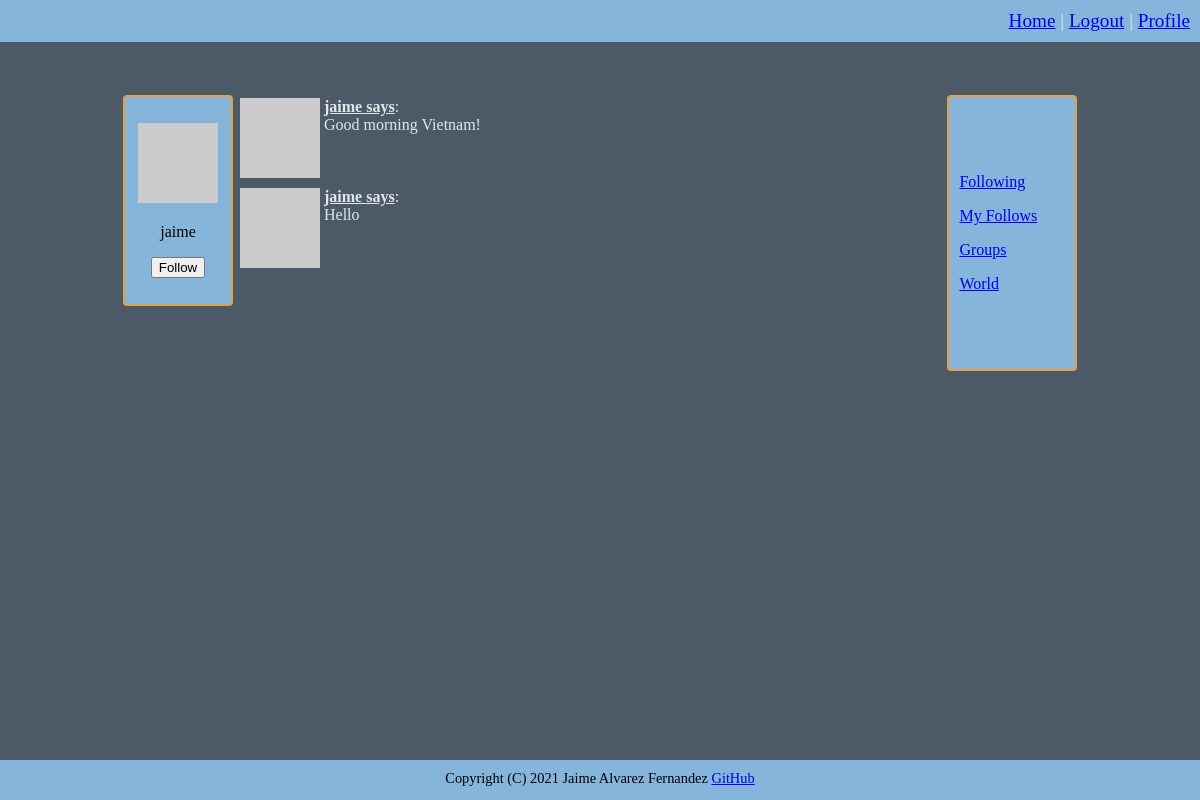
/user/jaime (signed in), run on the app's committed database.
### connect/models.py (models this page shows, shortened)
class User(UserMixin, db.Model):
    id = db.Column(db.Integer, primary_key=True)
    username = db.Column(db.String(64), index=True, unique=True)
    email = db.Column(db.String(120), index=True, unique=True)
    password = db.Column(db.String(128))
    about_me = db.Column(db.String(140))
    location = db.Column(db.String(64))
    website = db.Column(db.String(120))
    last_seen = db.Column(db.DateTime, default=datetime.datetime.utcnow)
    posts = db.relationship('Posts', backref='author', lazy='dynamic')
    friends = db.relationship('Friends', backref='anchor', lazy='dynamic')
    followed = db.relationship('User',
                               secondary=followers,
                               primaryjoin=(followers.c.follower_id == id),
                               secondaryjoin=(followers.c.followed_id == id),
                               backref=db.backref('followers', lazy='dynamic'), lazy='dynamic')
    def avatar(self, size):
        digest = md5(self.email.lower().encode('utf-8')).hexdigest()
        return f'https://www.gravatar.com/avatar/{digest}?d=identicon&s={size}'
    def is_following(self, user):
        return self.followed.filter(followers.c.followed_id == user.id).count() > 0

class Posts(db.Model):
    id = db.Column(db.Integer, primary_key=True)
    body = db.Column(db.String(140))
    timestamp = db.Column(db.DateTime, index=True, default=datetime.datetime.utcnow)
    user_id = db.Column(db.Integer, db.ForeignKey('user.id'))

### connect/routing.py (the view)
@app.route('/user/<username>', methods=['GET', 'POST'])
@flask_login.login_required
def user_messages(username):
    user = models.User.query.filter_by(username=username).first_or_404()
    form = forms.WriteMessage()
    empty_form = forms.EmptyForm()
    if form.validate_on_submit():
        post = models.Posts(body=form.message.data, author=flask_login.current_user)
        db.session.add(post)
        db.session.commit()
    posts = models.Posts.query.filter_by(user_id=user.id).order_by(models.Posts.timestamp.desc()).all()
    return flask.render_template('user.html', user=user, posts=posts, title=user.username, form=form, e_form=empty_form)

### connect/forms.py
class WriteMessage(FlaskForm):
    message = wtforms.StringField('New message', validators=[validators.Length(min=1, max=140)])
    submit = wtforms.SubmitField('Send')

class EmptyForm(FlaskForm):
    submit = wtforms.SubmitField('Submit')

### connect/models.py (called while the page is built)
@login.user_loader
def load_user(user_id):
    return User.query.get(int(user_id))

### connect/routing.py (called while the page is built)
@app.before_request
def before_request():
    if flask_login.current_user.is_authenticated:
        flask_login.current_user.last_seen = datetime.datetime.utcnow()
        db.session.commit()

### connect/templates/user.html (shortened to what this page needs)
{% extends "general_template.html" %}
{% block content %}
<div class="justify_text">
    {% for post in posts %}
        <table>
            <tr valign="top">
                <td><img src="{{ post.author.avatar(36) }}"></td>
                <td><span class="underline bold">{{ post.author.username }} says</span>:<br>{{ post.body }}</td>
            </tr>
        </table>
    {% endfor %}
</div>
{% endblock %}

### connect/templates/_profile.html (shortened to what this page needs)
{% if user and user != current_user %}
    <p>
        <img src="{{ user.avatar(128) }}">
    </p>
    <p>
        {{ user.username }}
    </p>
    {% if not current_user.is_following(user) %}
    <p>
        <form method="post" action="{{ url_for('follow', username=user.username) }}">
            {{ e_form.submit(value='Follow') }}
        </form>
    </p>
    {% endif %}
{% endif %}

### connect/static/css/style.css (style rules this page uses)
body { font-family: Verdana; background: #4b5a66; color: #e1e6eb; min-height: 100vh; margin: 0; }
.justify_text { text-align: justify; text-justify: inter-word; }
.underline { text-decoration: underline; }
.bold { font-weight: bold; }
body { display:flex; flex-direction:column; }

### data on the page
User: username "jaime"
Posts: author.username "jaime", body "Good morning Vietnam!"
Posts: author.username "jaime", body "Hello"
